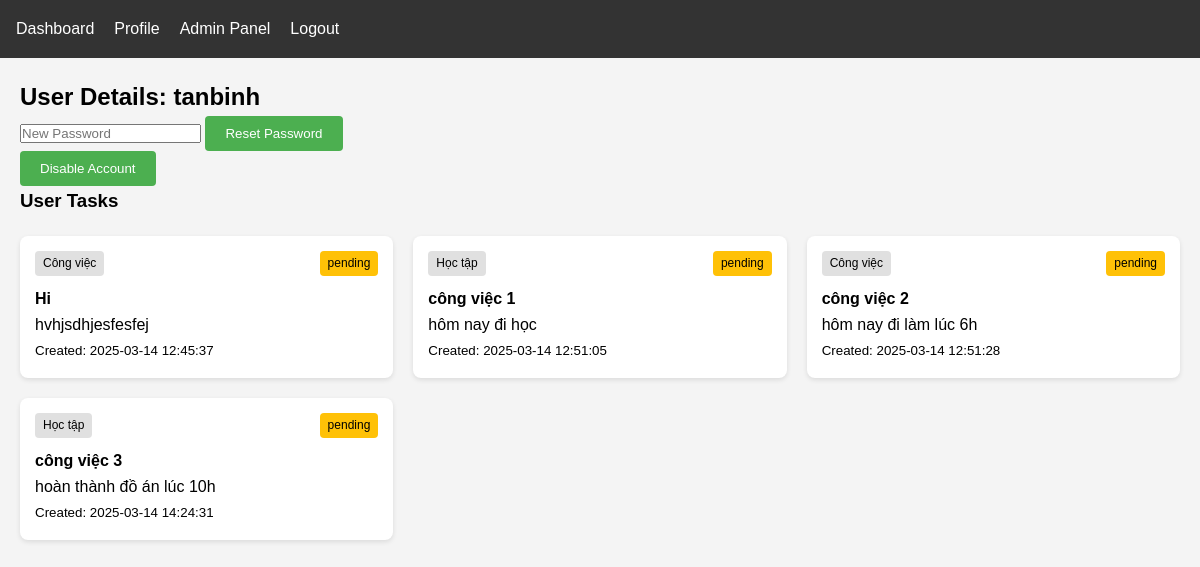
Page /admin/user/3 (signed in) on the committed database.
### tables this page shows
CREATE TABLE users (
        id INTEGER PRIMARY KEY AUTOINCREMENT,
        username VARCHAR(80) NOT NULL UNIQUE,
        password VARCHAR(120) NOT NULL,
        avatar VARCHAR(200),
        is_admin BOOLEAN DEFAULT 0,
        is_active BOOLEAN DEFAULT 1,
        created_at TIMESTAMP DEFAULT CURRENT_TIMESTAMP
    );

CREATE TABLE tasks (
        id INTEGER PRIMARY KEY AUTOINCREMENT,
        title VARCHAR(100) NOT NULL,
        description TEXT,
        status VARCHAR(20) DEFAULT 'pending',
        created_at TIMESTAMP DEFAULT CURRENT_TIMESTAMP,
        finished_at TIMESTAMP,
        user_id INTEGER,
        category_id INTEGER,
        FOREIGN KEY (user_id) REFERENCES users(id),
        FOREIGN KEY (category_id) REFERENCES categories(id)
    );

CREATE TABLE categories (
        id INTEGER PRIMARY KEY AUTOINCREMENT,
        name VARCHAR(50) NOT NULL,
        description TEXT,
        created_at TIMESTAMP DEFAULT CURRENT_TIMESTAMP
    );

### app.py (the view)
@app.route('/admin/user/<int:user_id>')
def admin_user_detail(user_id):
    if not session.get('is_admin'):
        return redirect(url_for('user_dashboard'))
    db = get_db()
    user = db.execute('SELECT * FROM users WHERE id = ?', (user_id,)).fetchone()
    tasks = db.execute('''
        SELECT t.*, c.name as category_name
        FROM tasks t
        LEFT JOIN categories c ON t.category_id = c.id
        WHERE t.user_id = ?
    ''', (user_id,)).fetchall()
    return render_template('admin/user_detail.html', user=user, tasks=tasks)

### app.py (called while the page is built)
def get_db():
    db = sqlite3.connect(DATABASE)
    db.row_factory = sqlite3.Row
    db.execute('PRAGMA foreign_keys = ON')
    return db

### templates/admin/user_detail.html (shortened to what this page needs)
{% extends "base.html" %}
{% block content %}
<div class="user-detail-container">
    <div class="user-header">
        <h2>User Details: {{ user.username }}</h2>
        <div class="user-actions">
            <form method="POST" action="{{ url_for('admin_reset_password', user_id=user.id) }}"
                  class="reset-password-form">
                <input type="password" name="new_password" placeholder="New Password" required>
                <button type="submit" class="btn btn-warning">Reset Password</button>
            </form>
            <form method="POST" action="{{ url_for('admin_toggle_user', user_id=user.id) }}">
                <button type="submit" class="btn {% if user.is_active %}btn-danger{% else %}btn-success{% endif %}">
                    {% if user.is_active %}Disable Account{% else %}Enable Account{% endif %}
                </button>
            </form>
        </div>
    </div>
    <div class="user-tasks">
        <h3>User Tasks</h3>
        <div class="task-cards">
            {% for task in tasks %}
            <div class="task-card">
                <div class="task-header">
                    <span class="category-badge">{{ task.category_name }}</span>
                    <span class="status-badge {{ task.status }}">{{ task.status }}</span>
                </div>
                <h4>{{ task.title }}</h4>
                <p>{{ task.description }}</p>
                <div class="task-dates">
                    <small>Created: {{ task.created_at }}</small>
                </div>
            </div>
            {% endfor %}
        </div>
    </div>
</div>
{% endblock %}

### static/css/style.css (style rules this page uses)
* { margin: 0; padding: 0; box-sizing: border-box; }
body { font-family: Arial, sans-serif; line-height: 1.6; background-color: #f4f4f4; }
button, .btn { background-color: #4CAF50; color: white; padding: 10px 20px; border: none; border-radius: 4px; cursor: pointer; transition: background 0.3s; }
.task-cards { display: grid; grid-template-columns: repeat(auto-fill, minmax(300px, 1fr)); gap: 20px; margin-top: 20px; }
.task-card { background: white; padding: 15px; border-radius: 8px; box-shadow: 0 2px 5px rgba(0,0,0,0.1); }
.task-header { display: flex; justify-content: space-between; margin-bottom: 10px; }
.category-badge, .status-badge { padding: 3px 8px; border-radius: 4px; font-size: 12px; }
.category-badge { background: #e0e0e0; }
.status-badge.pending { background: #ffc107; }

### rows in the picture
users: username "tanbinh"
tasks: category_name "Công việc", status "pending", title "Hi", description "hvhjsdhjesfesfej", created_at "2025-03-14 12:45:37"
tasks: category_name "Học tập", status "pending", title "công việc 1", description "hôm nay đi học", created_at "2025-03-14 12:51:05"
tasks: category_name "Công việc", status "pending", title "công việc 2", description "hôm nay đi làm lúc 6h", created_at "2025-03-14 12:51:28"
tasks: category_name "Học tập", status "pending", title "công việc 3", description "hoàn thành đồ án lúc 10h", created_at "2025-03-14 14:24:31"
